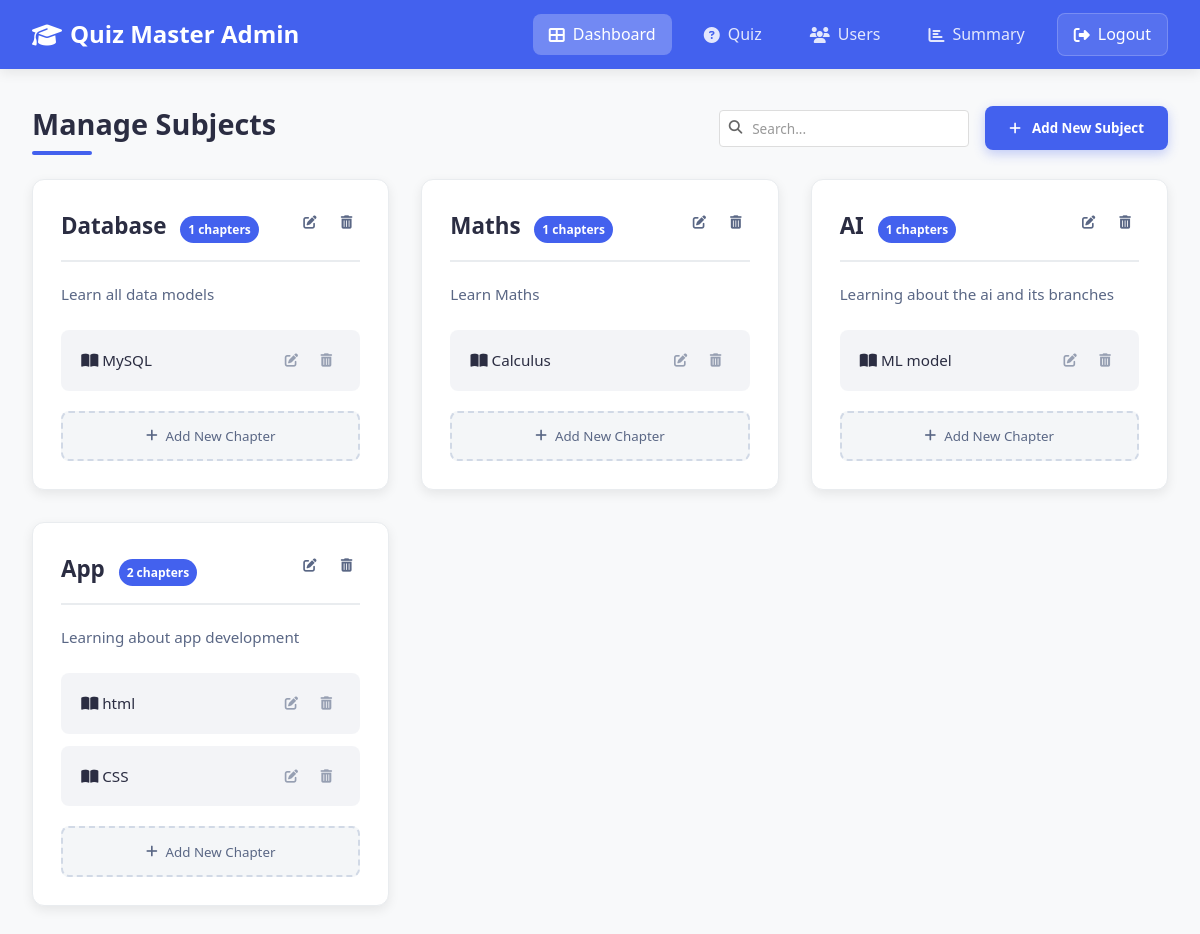
The app's page /admin/dashboard (signed in), older data.
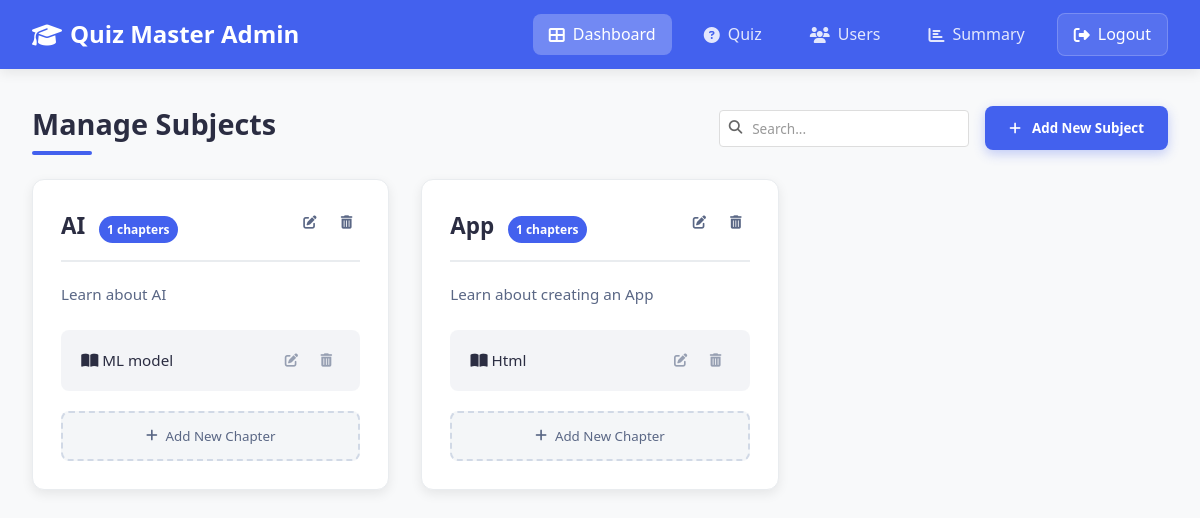
The same page, newer data.
### app.py (models this page shows)
class Subject(db.Model):
    id = db.Column(db.Integer, primary_key=True)
    name = db.Column(db.String(100), nullable=False)
    description = db.Column(db.Text, nullable=True)
    created_at = db.Column(db.DateTime, default=datetime.utcnow)
    chapters = db.relationship('Chapter', backref='subject', lazy=True, cascade="all, delete-orphan")

class Chapter(db.Model):
    id = db.Column(db.Integer, primary_key=True)
    name = db.Column(db.String(100), nullable=False)
    description = db.Column(db.Text, nullable=True)
    subject_id = db.Column(db.Integer, db.ForeignKey('subject.id'), nullable=False)
    created_at = db.Column(db.DateTime, default=datetime.utcnow)

### app.py (the view)
@app.route('/admin/dashboard')
@admin_required
def admin_dashboard():
    subjects = Subject.query.order_by(Subject.created_at.desc()).all()
    return render_template('admin/admin_dashboard.html', active_page='home', subjects=subjects)

### app.py (called while the page is built)
def get_current_user():
    if 'user_id' in session:
        return User.query.get(session['user_id'])
    return None

@app.context_processor
def utility_processor():
    return dict(current_user=get_current_user())

def admin_required(f):
    @wraps(f)
    def decorated_function(*args, **kwargs):
        if 'user_id' not in session:
            flash('Please login first.', 'error')
            return redirect(url_for('login'))
        user = User.query.get(session['user_id'])
        if not user or not user.is_admin:
            flash('Admin access required.', 'error')
            return redirect(url_for('dashboard'))
        return f(*args, **kwargs)
    return decorated_function

### templates/admin/admin_dashboard.html (shortened to what the changed rows need)
<!DOCTYPE html>
<html lang="en">
<head>
    <link rel="stylesheet" href="https://cdnjs.cloudflare.com/ajax/libs/font-awesome/6.4.0/css/all.min.css">
    <link rel="stylesheet" href="/static/navbar.css">
    <link rel="stylesheet" href="/static/admin_dashboard.css">
</head>
<body>
    <main>
        <div class="dashboard-header">
            <h1 class="dashboard-title">Manage Subjects</h1>
        </div>
        <div class="subjects-grid">
            {% for subject in subjects %}
            <div class="subject-card">
                <div class="subject-header">
                    <h3 class="subject-title">
                        <a href="#" class="subject-link" onclick="showQuizzes('subject', {{ subject.id }}, '{{ subject.name }}'); return false;">
                            {{ subject.name }}
                        </a>
                        <span class="chapter-count">{{ subject.chapters|length }} chapters</span>
                    </h3>
                    <div class="subject-actions">
                        <button class="action-btn edit-btn" onclick="openEditSubjectModal({{ subject.id }}, '{{ subject.name }}', '{{ subject.description }}')">
                            <i class="fas fa-edit"></i>
                        </button>
                        <form action="{{ url_for('delete_subject', subject_id=subject.id) }}" method="POST" style="display: inline;">
                            <button type="submit" class="action-btn delete-btn" onclick="return confirm('Are you sure you want to delete this subject?')">
                                <i class="fas fa-trash-alt"></i>
                            </button>
                        </form>
                    </div>
                </div>
                <p class="subject-description">{{ subject.description or 'No description available' }}</p>
                <div class="chapters-list">
                    {% for chapter in subject.chapters %}
                    <div class="chapter-item">
                        <span>
                            <a href="#" class="chapter-link" onclick="showQuizzes('chapter', {{ chapter.id }}, '{{ chapter.name }}'); return false;">
                                <i class="fas fa-book-open"></i> {{ chapter.name }}
                            </a>
                        </span>
                        <div class="chapter-actions">
                            <button class="action-btn edit-btn" onclick="openEditChapterModal({{ chapter.id }}, '{{ chapter.name }}', '{{ chapter.description }}')">
                                <i class="fas fa-edit"></i>
                            </button>
                            <form action="{{ url_for('delete_chapter', chapter_id=chapter.id) }}" method="POST" style="display: inline;">
                                <button type="submit" class="action-btn delete-btn" onclick="return confirm('Are you sure you want to delete this chapter?')">
                                    <i class="fas fa-trash-alt"></i>
                                </button>
                            </form>
                        </div>
                    </div>
                    {% endfor %}
                </div>
                <button class="add-chapter-btn" onclick="openChapterModal({{ subject.id }})">
                    <i class="fas fa-plus"></i> Add New Chapter
                </button>
            </div>
            {% else %}
            <div class="empty-state">
                <i class="fas fa-book"></i>
                <h3>No subjects available</h3>
                <p>Click the "Add New Subject" button to get started with your quiz content organization.</p>
            </div>
            {% endfor %}
        </div>
    </main>
</body>
</html>

Row changes from the older to the newer data that the page shows:
removed Subject: name "Database", chapters|length "1", description "Learn all data models"
removed Chapter: name "MySQL", shown under "Database"
removed Subject: name "Maths", chapters|length "1", description "Learn Maths"
removed Chapter: name "Calculus", shown under "Maths"
removed Chapter: name "CSS", shown under Subject "App"
changed Subject "AI": description "Learning about the ai and its branches" → "Learn about AI"
changed Subject "App": chapters|length "2" → "1"; description "Learning about app development" → "Learn about creating an App"
changed Chapter: name "html" → "Html"
